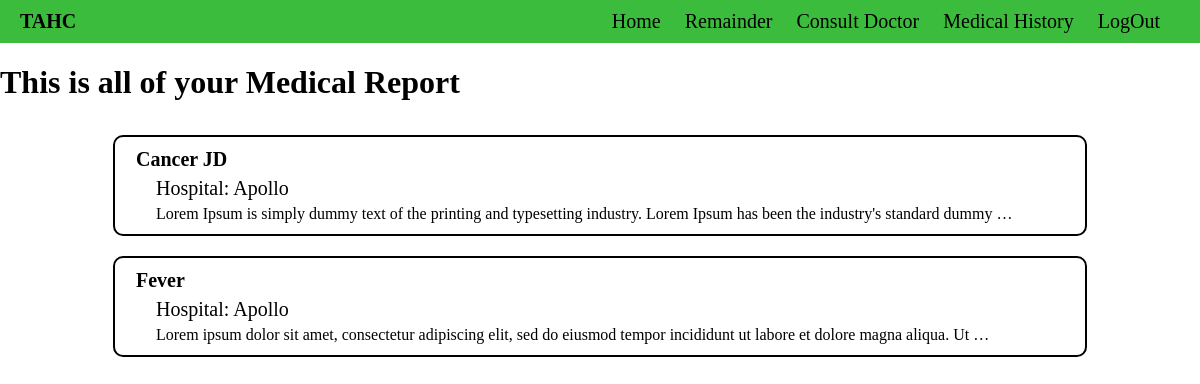
/all_form_user (signed in), run on the app's committed database.
### Health/models.py (models this page shows, shortened)
class Medical_Report(models.Model):
    host = models.ForeignKey(User, on_delete=models.CASCADE, null=True)
    person = models.ForeignKey(Patient,on_delete=models.CASCADE,null=True)
    description = models.TextField(max_length=300,default="None ")
    Report_name = models.CharField(max_length=100)
    Hospital = models.CharField(max_length=100)
    Patient_name = models.CharField(max_length=100)
    Doctor_name = models.CharField(max_length=100)
    Date_of_scan = models.DateTimeField()
    Date_of_recieved = models.DateTimeField()
    doctor_prescription= models.TextField(max_length=300,default="None ")
    Blood_pressure = models.IntegerField()
    Sugar_level = models.IntegerField()

### Health/views.py (the view)
# urls.py: path('all_form_user',views.all_medical_history,name="all_medical_history"),
def all_medical_history(request):
    doc_data= Medical_Report.objects.filter(host = request.user)
    context={"doc_data":doc_data}
    return render(request,"Health/report_all_data.html",context)

### Health/templates/Health/report_all_data.html
{%extends 'main.html' %}
{% block content%}
<h1>This is all of your Medical Report</h1>
<div class="medical_show">
    {% for divs in doc_data %}
    <div class="box2">
        <a href="{% url 'medical_form_view' divs.id %}">
            <div class="username_view_medi">
                <p>{{divs.Report_name}}</p>
            </div>
            <div class="p-1">
                <p class="p-1">Hospital: {{divs.Hospital}}</p>
            </div>
            <p>{{divs.description|truncatewords:20}}</p>
        </a>
    </div>
    {% endfor %}
</div>
{% endblock %}

### static/styles/main.css (style rules this page uses)
body { margin: 0px; padding: 0px; }
.medical_show { margin: 20px 20px; width: 80vw; padding: 2px 30px; display: flex; flex-direction: column; width: 80vw; margin: 10px auto; justify-content: space-around; align-items: center; }
.medical_show .box2 { margin: 10px 20px; width: 80vw; padding: 7px 5px; border: 2px black solid; border-radius: 10px; }
.medical_show .box2 .username_view_medi { margin: 2px 0px 6px -20px; font-size: 20px; font-weight: bold; }
.box2 a { text-decoration: none; color: black }
.medical_show .box2 p { margin: 4px 3vw; }
.p-1 { font-size: 20px; margin: 5px 0px; }

### data on the page
Medical_Report: Report_name "Cancer JD", Hospital "Apollo", description "Lorem Ipsum is simply dummy text of the printing and typesetting industry. Lorem Ipsum has been the industry's standard dummy …"
Medical_Report: Report_name "Fever", Hospital "Apollo", description "Lorem ipsum dolor sit amet, consectetur adipiscing elit, sed do eiusmod tempor incididunt ut labore et dolore magna aliqua. Ut …"
